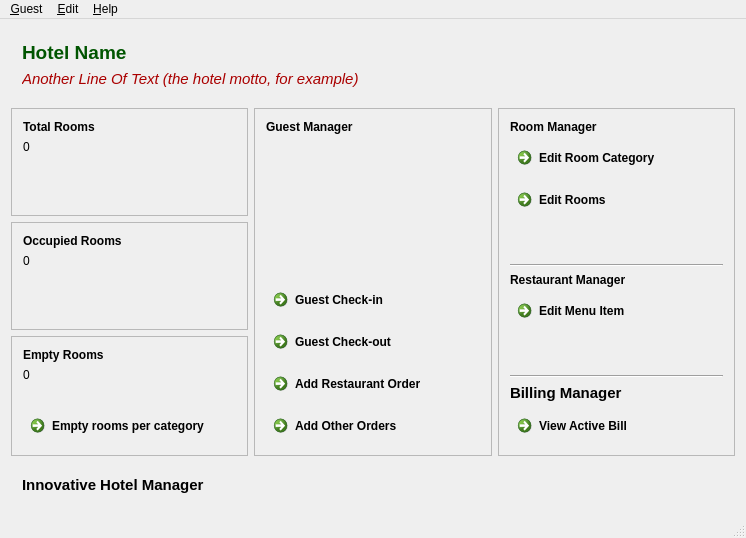
<?xml version="1.0" encoding="UTF-8"?>
<ui version="4.0">
 <class>mainWindow</class>
 <widget class="QMainWindow" name="mainWindow">
  <property name="geometry">
   <rect>
    <x>0</x>
    <y>0</y>
    <width>746</width>
    <height>538</height>
   </rect>
  </property>
  <property name="windowTitle">
   <string>Innovative Hotel Manager</string>
  </property>
  <property name="windowIcon">
   <iconset>
    <normaloff>img/icon.png</normaloff>img/icon.png</iconset>
  </property>
  <widget class="QWidget" name="centralWidget">
   <layout class="QGridLayout" name="gridLayout_2">
    <item row="0" column="0">
     <widget class="QWidget" name="widget" native="true">
      <layout class="QVBoxLayout" name="verticalLayout_9">
       <item>
        <layout class="QVBoxLayout" name="verticalLayout_6">
         <item>
          <widget class="QLabel" name="label">
           <property name="text">
            <string>&lt;!DOCTYPE HTML PUBLIC &quot;-//W3C//DTD HTML 4.0//EN&quot; &quot;http://www.w3.org/TR/REC-html40/strict.dtd&quot;&gt;
&lt;html&gt;&lt;head&gt;&lt;meta name=&quot;qrichtext&quot; content=&quot;1&quot; /&gt;&lt;style type=&quot;text/css&quot;&gt;
p, li { white-space: pre-wrap; }
&lt;/style&gt;&lt;/head&gt;&lt;body style=&quot; font-family:'Ubuntu'; font-size:11pt; font-weight:400; font-style:normal;&quot;&gt;
&lt;p style=&quot; margin-top:0px; margin-bottom:0px; margin-left:0px; margin-right:0px; -qt-block-indent:0; text-indent:0px;&quot;&gt;&lt;span style=&quot; font-size:14pt; font-weight:600; color:#005500;&quot;&gt;Hotel Name&lt;/span&gt;&lt;/p&gt;&lt;/body&gt;&lt;/html&gt;</string>
           </property>
          </widget>
         </item>
         <item>
          <widget class="QLabel" name="label_2">
           <property name="text">
            <string>&lt;!DOCTYPE HTML PUBLIC &quot;-//W3C//DTD HTML 4.0//EN&quot; &quot;http://www.w3.org/TR/REC-html40/strict.dtd&quot;&gt;
&lt;html&gt;&lt;head&gt;&lt;meta name=&quot;qrichtext&quot; content=&quot;1&quot; /&gt;&lt;style type=&quot;text/css&quot;&gt;
p, li { white-space: pre-wrap; }
&lt;/style&gt;&lt;/head&gt;&lt;body style=&quot; font-family:'Ubuntu'; font-size:11pt; font-weight:400; font-style:normal;&quot;&gt;
&lt;p style=&quot; margin-top:0px; margin-bottom:0px; margin-left:0px; margin-right:0px; -qt-block-indent:0; text-indent:0px;&quot;&gt;&lt;span style=&quot; font-style:italic; color:#aa0000;&quot;&gt;Another Line Of Text (the hotel motto, for example)&lt;/span&gt;&lt;/p&gt;&lt;/body&gt;&lt;/html&gt;</string>
           </property>
          </widget>
         </item>
        </layout>
       </item>
       <item>
        <spacer name="verticalSpacer_7">
         <property name="orientation">
          <enum>Qt::Vertical</enum>
         </property>
         <property name="sizeHint" stdset="0">
          <size>
           <width>20</width>
           <height>40</height>
          </size>
         </property>
        </spacer>
       </item>
      </layout>
     </widget>
    </item>
    <item row="1" column="0">
     <layout class="QHBoxLayout" name="horizontalLayout">
      <item>
       <layout class="QGridLayout" name="gridLayout">
        <item row="0" column="0">
         <widget class="QFrame" name="frame">
          <property name="frameShape">
           <enum>QFrame::StyledPanel</enum>
          </property>
          <property name="frameShadow">
           <enum>QFrame::Raised</enum>
          </property>
          <layout class="QVBoxLayout" name="verticalLayout">
           <item>
            <widget class="QLabel" name="label_4">
             <property name="text">
              <string>&lt;b&gt;Total Rooms&lt;/b&gt;</string>
             </property>
            </widget>
           </item>
           <item>
            <widget class="QLabel" name="totalL">
             <property name="text">
              <string>0</string>
             </property>
            </widget>
           </item>
           <item>
            <spacer name="verticalSpacer">
             <property name="orientation">
              <enum>Qt::Vertical</enum>
             </property>
             <property name="sizeHint" stdset="0">
              <size>
               <width>20</width>
               <height>20</height>
              </size>
             </property>
            </spacer>
           </item>
          </layout>
         </widget>
        </item>
        <item row="1" column="0">
         <widget class="QFrame" name="frame_2">
          <property name="frameShape">
           <enum>QFrame::StyledPanel</enum>
          </property>
          <property name="frameShadow">
           <enum>QFrame::Raised</enum>
          </property>
          <layout class="QVBoxLayout" name="verticalLayout_2">
           <item>
            <widget class="QLabel" name="label_6">
             <property name="text">
              <string>&lt;b&gt;Occupied Rooms&lt;/b&gt;</string>
             </property>
            </widget>
           </item>
           <item>
            <widget class="QLabel" name="occupiedL">
             <property name="text">
              <string>0</string>
             </property>
            </widget>
           </item>
           <item>
            <spacer name="verticalSpacer_2">
             <property name="orientation">
              <enum>Qt::Vertical</enum>
             </property>
             <property name="sizeHint" stdset="0">
              <size>
               <width>20</width>
               <height>21</height>
              </size>
             </property>
            </spacer>
           </item>
          </layout>
         </widget>
        </item>
        <item row="2" column="0">
         <widget class="QFrame" name="frame_3">
          <property name="frameShape">
           <enum>QFrame::StyledPanel</enum>
          </property>
          <property name="frameShadow">
           <enum>QFrame::Raised</enum>
          </property>
          <layout class="QVBoxLayout" name="verticalLayout_3">
           <item>
            <widget class="QLabel" name="label_8">
             <property name="text">
              <string>&lt;b&gt;Empty Rooms&lt;/b&gt;</string>
             </property>
            </widget>
           </item>
           <item>
            <widget class="QLabel" name="emptyL">
             <property name="text">
              <string>0</string>
             </property>
            </widget>
           </item>
           <item>
            <spacer name="verticalSpacer_4">
             <property name="orientation">
              <enum>Qt::Vertical</enum>
             </property>
             <property name="sizeHint" stdset="0">
              <size>
               <width>20</width>
               <height>20</height>
              </size>
             </property>
            </spacer>
           </item>
           <item>
            <widget class="QCommandLinkButton" name="button1">
             <property name="text">
              <string>Empty rooms per category</string>
             </property>
            </widget>
           </item>
          </layout>
         </widget>
        </item>
       </layout>
      </item>
      <item>
       <widget class="QFrame" name="frame_4">
        <property name="frameShape">
         <enum>QFrame::StyledPanel</enum>
        </property>
        <property name="frameShadow">
         <enum>QFrame::Raised</enum>
        </property>
        <layout class="QVBoxLayout" name="verticalLayout_4">
         <item>
          <widget class="QLabel" name="label_11">
           <property name="text">
            <string>&lt;b&gt;Guest Manager&lt;/b&gt;</string>
           </property>
          </widget>
         </item>
         <item>
          <spacer name="verticalSpacer_3">
           <property name="orientation">
            <enum>Qt::Vertical</enum>
           </property>
           <property name="sizeHint" stdset="0">
            <size>
             <width>20</width>
             <height>40</height>
            </size>
           </property>
          </spacer>
         </item>
         <item>
          <widget class="QCommandLinkButton" name="button2">
           <property name="toolTip">
            <string/>
           </property>
           <property name="statusTip">
            <string/>
           </property>
           <property name="text">
            <string>Guest Check-in</string>
           </property>
          </widget>
         </item>
         <item>
          <widget class="QCommandLinkButton" name="button3">
           <property name="text">
            <string>Guest Check-out</string>
           </property>
          </widget>
         </item>
         <item>
          <widget class="QCommandLinkButton" name="button4">
           <property name="text">
            <string>Add Restaurant Order</string>
           </property>
          </widget>
         </item>
         <item>
          <widget class="QCommandLinkButton" name="button5">
           <property name="text">
            <string>Add Other Orders</string>
           </property>
          </widget>
         </item>
        </layout>
       </widget>
      </item>
      <item>
       <widget class="QFrame" name="frame_5">
        <property name="frameShape">
         <enum>QFrame::StyledPanel</enum>
        </property>
        <property name="frameShadow">
         <enum>QFrame::Raised</enum>
        </property>
        <layout class="QVBoxLayout" name="verticalLayout_5">
         <item>
          <widget class="QLabel" name="label_3">
           <property name="text">
            <string>&lt;b&gt;Room Manager&lt;/b&gt;</string>
           </property>
          </widget>
         </item>
         <item>
          <widget class="QCommandLinkButton" name="button6">
           <property name="text">
            <string>Edit Room Category</string>
           </property>
          </widget>
         </item>
         <item>
          <widget class="QCommandLinkButton" name="button7">
           <property name="text">
            <string>Edit Rooms</string>
           </property>
          </widget>
         </item>
         <item>
          <spacer name="verticalSpacer_5">
           <property name="orientation">
            <enum>Qt::Vertical</enum>
           </property>
           <property name="sizeHint" stdset="0">
            <size>
             <width>20</width>
             <height>40</height>
            </size>
           </property>
          </spacer>
         </item>
         <item>
          <widget class="Line" name="line">
           <property name="frameShadow">
            <enum>QFrame::Sunken</enum>
           </property>
           <property name="orientation">
            <enum>Qt::Horizontal</enum>
           </property>
          </widget>
         </item>
         <item>
          <widget class="QLabel" name="label_12">
           <property name="text">
            <string>&lt;b&gt;Restaurant Manager&lt;/b&gt;</string>
           </property>
          </widget>
         </item>
         <item>
          <widget class="QCommandLinkButton" name="button8">
           <property name="text">
            <string>Edit Menu Item</string>
           </property>
          </widget>
         </item>
         <item>
          <spacer name="verticalSpacer_6">
           <property name="orientation">
            <enum>Qt::Vertical</enum>
           </property>
           <property name="sizeHint" stdset="0">
            <size>
             <width>20</width>
             <height>40</height>
            </size>
           </property>
          </spacer>
         </item>
         <item>
          <widget class="Line" name="line_2">
           <property name="frameShadow">
            <enum>QFrame::Sunken</enum>
           </property>
           <property name="orientation">
            <enum>Qt::Horizontal</enum>
           </property>
          </widget>
         </item>
         <item>
          <widget class="QLabel" name="label_14">
           <property name="text">
            <string>&lt;!DOCTYPE HTML PUBLIC &quot;-//W3C//DTD HTML 4.0//EN&quot; &quot;http://www.w3.org/TR/REC-html40/strict.dtd&quot;&gt;
&lt;html&gt;&lt;head&gt;&lt;meta name=&quot;qrichtext&quot; content=&quot;1&quot; /&gt;&lt;style type=&quot;text/css&quot;&gt;
p, li { white-space: pre-wrap; }
&lt;/style&gt;&lt;/head&gt;&lt;body style=&quot; font-family:'Ubuntu'; font-size:11pt; font-weight:400; font-style:normal;&quot;&gt;
&lt;p style=&quot; margin-top:0px; margin-bottom:0px; margin-left:0px; margin-right:0px; -qt-block-indent:0; text-indent:0px;&quot;&gt;&lt;span style=&quot; font-weight:600;&quot;&gt;Billing Manager&lt;/span&gt;&lt;/p&gt;&lt;/body&gt;&lt;/html&gt;</string>
           </property>
          </widget>
         </item>
         <item>
          <widget class="QCommandLinkButton" name="button9">
           <property name="text">
            <string>View Active Bill</string>
           </property>
          </widget>
         </item>
        </layout>
       </widget>
      </item>
     </layout>
    </item>
    <item row="2" column="0">
     <spacer name="verticalSpacer_8">
      <property name="orientation">
       <enum>Qt::Vertical</enum>
      </property>
      <property name="sizeHint" stdset="0">
       <size>
        <width>20</width>
        <height>40</height>
       </size>
      </property>
     </spacer>
    </item>
    <item row="3" column="0">
     <widget class="QWidget" name="widget_2" native="true">
      <layout class="QVBoxLayout" name="verticalLayout_7">
       <item>
        <widget class="QLabel" name="label_10">
         <property name="text">
          <string>&lt;!DOCTYPE HTML PUBLIC &quot;-//W3C//DTD HTML 4.0//EN&quot; &quot;http://www.w3.org/TR/REC-html40/strict.dtd&quot;&gt;
&lt;html&gt;&lt;head&gt;&lt;meta name=&quot;qrichtext&quot; content=&quot;1&quot; /&gt;&lt;style type=&quot;text/css&quot;&gt;
p, li { white-space: pre-wrap; }
&lt;/style&gt;&lt;/head&gt;&lt;body style=&quot; font-family:'Ubuntu'; font-size:11pt; font-weight:400; font-style:normal;&quot;&gt;
&lt;p style=&quot; margin-top:0px; margin-bottom:0px; margin-left:0px; margin-right:0px; -qt-block-indent:0; text-indent:0px;&quot;&gt;&lt;span style=&quot; font-weight:600;&quot;&gt;Innovative Hotel Manager&lt;/span&gt;&lt;/p&gt;&lt;/body&gt;&lt;/html&gt;</string>
         </property>
        </widget>
       </item>
      </layout>
     </widget>
    </item>
   </layout>
  </widget>
  <widget class="QMenuBar" name="menuBar">
   <property name="geometry">
    <rect>
     <x>0</x>
     <y>0</y>
     <width>746</width>
     <height>25</height>
    </rect>
   </property>
   <widget class="QMenu" name="menuGuest">
    <property name="title">
     <string>&amp;Guest</string>
    </property>
    <addaction name="actionGuest_Check_in"/>
    <addaction name="actionGuest_Check_out"/>
    <addaction name="separator"/>
    <addaction name="actionAdd_Restaurant_Orders"/>
    <addaction name="actionAdd_Other_Orders"/>
    <addaction name="separator"/>
    <addaction name="actionActive_Bill"/>
   </widget>
   <widget class="QMenu" name="menuEdit">
    <property name="title">
     <string>&amp;Edit</string>
    </property>
    <addaction name="actionEdit_Room_Categories"/>
    <addaction name="actionEdit_Rooms"/>
    <addaction name="separator"/>
    <addaction name="actionEdit_Restaurant_Menu"/>
   </widget>
   <widget class="QMenu" name="menu_Help">
    <property name="title">
     <string>&amp;Help</string>
    </property>
    <addaction name="actionUser_Guide"/>
    <addaction name="separator"/>
    <addaction name="actionReport_Bug"/>
    <addaction name="actionGet_Source"/>
    <addaction name="separator"/>
    <addaction name="actionAbout_Innovative_Hotel_Manager"/>
    <addaction name="actionAbout_Qt"/>
   </widget>
   <addaction name="menuGuest"/>
   <addaction name="menuEdit"/>
   <addaction name="menu_Help"/>
  </widget>
  <widget class="QStatusBar" name="statusBar"/>
  <action name="actionGuest_Check_in">
   <property name="text">
    <string>Guest Check &amp;In</string>
   </property>
  </action>
  <action name="actionGuest_Check_out">
   <property name="text">
    <string>Guest Check &amp;Out</string>
   </property>
  </action>
  <action name="actionAdd_Restaurant_Orders">
   <property name="text">
    <string>Add &amp;Restaurant Orders</string>
   </property>
  </action>
  <action name="actionAdd_Other_Orders">
   <property name="text">
    <string>&amp;Add Other Orders</string>
   </property>
  </action>
  <action name="actionEdit_Room_Categories">
   <property name="text">
    <string>Edit Room &amp;Categories</string>
   </property>
  </action>
  <action name="actionEdit_Rooms">
   <property name="text">
    <string>Edit &amp;Rooms</string>
   </property>
  </action>
  <action name="actionEdit_Restaurant_Menu">
   <property name="text">
    <string>Edit Restaurant &amp;Menu</string>
   </property>
  </action>
  <action name="actionActive_Bill">
   <property name="text">
    <string>Active &amp;Bill</string>
   </property>
  </action>
  <action name="actionUser_Guide">
   <property name="text">
    <string>User Guide</string>
   </property>
  </action>
  <action name="actionReport_Bug">
   <property name="text">
    <string>Report Bug</string>
   </property>
  </action>
  <action name="actionGet_Source">
   <property name="text">
    <string>Get Source</string>
   </property>
  </action>
  <action name="actionAbout_Innovative_Hotel_Manager">
   <property name="text">
    <string>About Innovative Hotel Manager</string>
   </property>
  </action>
  <action name="actionAbout_Qt">
   <property name="text">
    <string>About Qt</string>
   </property>
  </action>
 </widget>
 <layoutdefault spacing="6" margin="11"/>
 <resources/>
 <connections/>
</ui>
